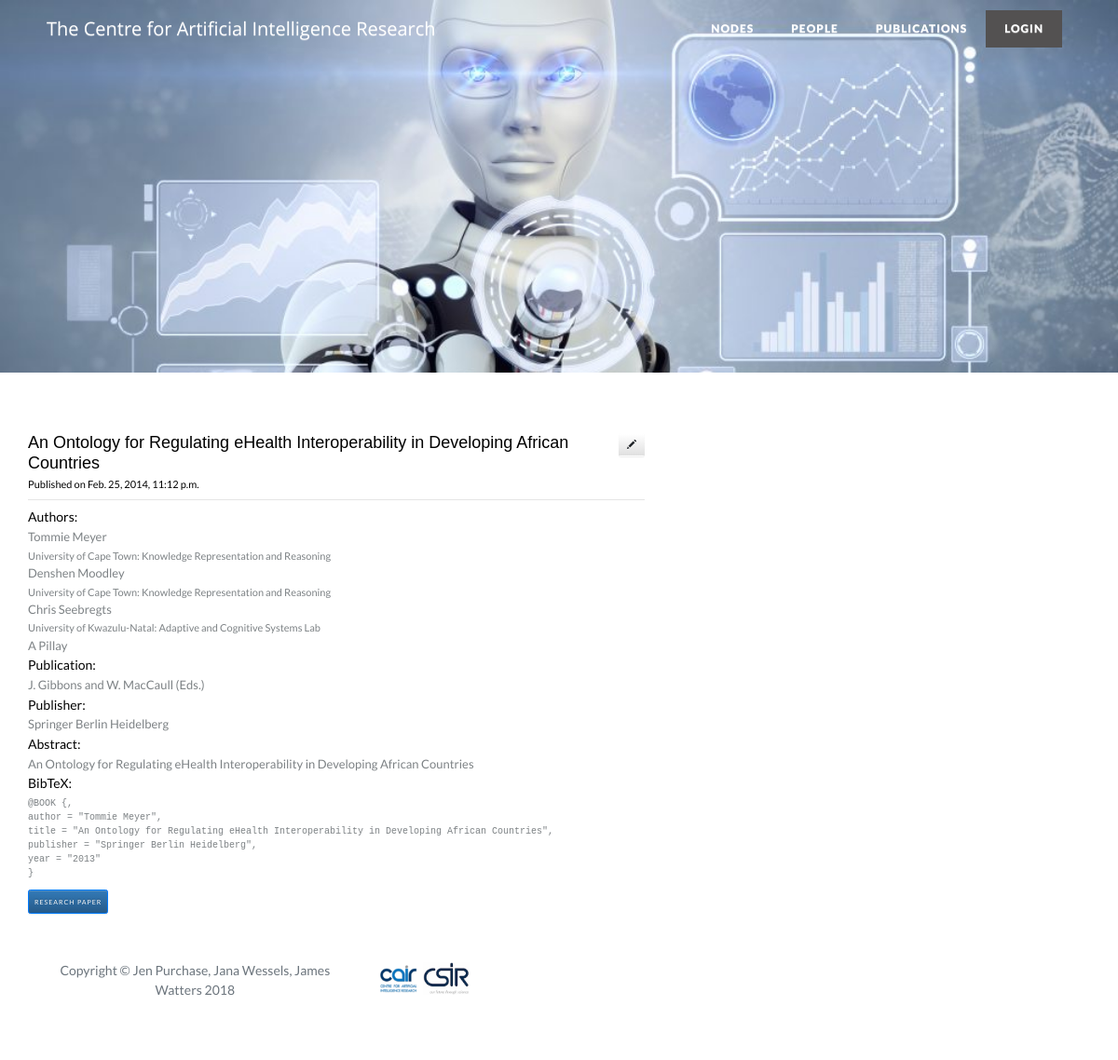
/paper/1/, run on the app's committed database.
### papers/models.py (models this page shows, shortened)
class Paper(models.Model):
    Title = models.CharField(max_length=100)
    Author = models.ManyToManyField(get_user_model())
    PublicationType = models.TextField(default=' ', max_length=50, verbose_name="Publication")
    Publisher = models.TextField(default=' ', max_length=50)
    NumOfPages = models.TextField(default=' ', max_length=50, verbose_name="Pages")
    Date = models.DateTimeField('date published')
    Abstract = models.TextField(default=' ', max_length=2000)
    BibTex = models.TextField(default=' ', max_length=500)
    PaperPDF = models.FileField(default=' ', upload_to='media/', verbose_name="Research Paper")
    PeerPDF = models.FileField(default=' ', upload_to='media/', verbose_name="Peer Review")

### users/models.py (models this page shows)
class CustomUser(AbstractUser):
    MEMBER = '0'
    AUTHOR = '1'
    NODEADMIN = '2'
    GLOBALADMIN = '3'
    ROLES =(
        (MEMBER, 'Member'),
        (AUTHOR, 'Author'),
        (NODEADMIN, 'Node Admin'),
        (GLOBALADMIN, 'Global Admin')
    )
    IDNumber = models.IntegerField(default=0)
    Node = models.ForeignKey('nodes.Node', null=True, on_delete=models.CASCADE)
    Role = models.CharField(default=0, choices=ROLES, max_length=20)
    def __str__(self):
        return self.first_name+ " "+self.last_name

### nodes/models.py (models this page shows)
class Node(models.Model):
    NodeID = models.CharField(default=None,max_length=10, null=True, blank=True,)
    Name = models.CharField(default=' ', max_length=200)
    Location = models.CharField(default=' ', max_length=200)
    Description = models.TextField(default=' ', max_length=10000)
    def __str__(self):
        return self.Location +": "+self.Name

### papers/views.py (the view)
# urls.py: url(r'^paper/(?P<pk>[0-9]+)/$', views.paper_detail, name='paper_detail'),
def paper_detail(request, pk):
    paper = get_object_or_404(Paper, pk=pk)
    return render(request, 'paper_confirmation.html', {'paper': paper})

### templates/paper_confirmation.html (shortened to what this page needs)
<!DOCTYPE html>
<html>
<head>
    {% load staticfiles %}
    {% load static %}
    <link rel="stylesheet" href="{% static 'assets\css\bootstrap.min.css' %}">
    <link rel="stylesheet" href="https://cdnjs.cloudflare.com/ajax/libs/font-awesome/4.7.0/css/font-awesome.min.css">
    <link rel="stylesheet" href="https://cdnjs.cloudflare.com/ajax/libs/lightbox2/2.8.2/css/lightbox.min.css">
    <link rel="stylesheet" href="{% static 'assets\css\styles.min.css' %}">
    <link rel="stylesheet" href="//maxcdn.bootstrapcdn.com/bootstrap/3.2.0/css/bootstrap.min.css">
    <link rel="stylesheet" href="//maxcdn.bootstrapcdn.com/bootstrap/3.2.0/css/bootstrap-theme.min.css">
    <link rel="stylesheet" href="https://maxcdn.bootstrapcdn.com/bootstrap/4.0.0-beta/css/bootstrap.min.css">
</head>
<body>
    <nav class="navbar navbar-light navbar-expand-lg fixed-top" id="mainNav">
        <div class="container"><a class="navbar-brand" href="{% url 'home' %}" style="font-size:20px;'Merriweather Sans', sans-serif; font-weight: normal;">The Centre for Artificial Intelligence Research&nbsp;<br></a>
            <div class="collapse navbar-collapse" id="navbarResponsive">
                <ul class="nav navbar-nav ml-auto" style="font-family:Lato, sans-serif;">
                    <li class="nav-item" role="presentation"><a class="nav-link" href="{% url 'node' %}">Nodes</a></li>
                    <li class="nav-item" role="presentation"><a class="nav-link" href="{% url 'people' %}">People</a></li>
                    <li class="nav-item" role="presentation"><a class="nav-link" href="{% url 'publications' %}">Publications</a></li>
                    {% if user.is_authenticated %}
                        {% ifequal user.Role "1" %}
                        <li class="nav-item" role="presentation"><a class="nav-link" href="{% url 'paperupload' %}">Upload Paper</a></li>
                        {% endifequal %}
                        {% ifequal user.Role "2" %}
                        <li class="nav-item" role="presentation"><a class="nav-link" href="{% url 'paperupload' %}">Upload Paper</a></li>
                        <li class="nav-item" role="presentation"><a class="nav-link" href="{% url 'report' %}">Generate Report</a></li>
                        <li class="nav-item" role="presentation"><a class="nav-link" href="{% url 'admin:index' %}">Admin Site</a></li>
                        {% endifequal %}
                        {% ifequal user.Role "3" %}
                        <li class="nav-item" role="presentation"><a class="nav-link" href="{% url 'paperupload' %}">Upload Paper</a></li>
                        <li class="nav-item" role="presentation"><a class="nav-link" href="{% url 'report' %}">Generate Report</a></li>
                        <li class="nav-item" role="presentation"><a class="nav-link" href="{% url 'admin:index' %}">Admin Site</a></li>
                        {% endifequal %}
                        <li class="nav-item" role="presentation"><a class="nav-link" href="{% url 'user_detail' %}">Profile</a></li>
                        <li class="nav-item" role="presentation"><a class="nav-link" href="{% url 'logout' %}" style="background-color:#535151;">Logout</a></li>
                    {% else %}
                          <li class="nav-item" role="presentation"><a class="nav-link" href="{% url 'login' %}" style="background-color:#535151;">Login</a></li>
                    {% endif %}
                </ul>
            </div>
        </div>
    </nav>
    <header class="masthead" style="background-image:url({% static 'assets/img/robotics-and-AI.jpg' %});background-position:top;"
        <div class="overlay"></div>
        <div class="container">
            <div class="row">
                <div class="col-md-10 col-lg-8 mx-auto">
                    <div class="site-heading">
                    </div>
                </div>
            </div>
        </div>
    </header>
    <div class="container">
        <div class="row">
            <div class="post">
                    <a href="{% url 'paper_detail' pk=paper.pk %}">
                        <div class="post-preview">
                            <a href="#">
                                <br>
                                <a class="btn btn-default" style="float: right;" href="{% url 'paper_edit' pk=paper.pk %}"><span class="glyphicon glyphicon-pencil"></span></a>
                                <h2 class="post-title" style="font-family:'Merriweather Sans', sans-serif;font-size:18px;color:rgb(0,0,0);">{{ paper.Title }}</h2>
                                <h3 class="post-subtitle" style="font-family:Lato, sans-serif;font-size:11px;color:rgb(0,0,0);">Published on {{ paper.Date }}</h3>
                            </a>
                        </div>
                            <hr>
                            <h3 class="post-subtitle" style="font-family:Lato, sans-serif;font-size:14px;color:rgb(0,0,0);font-weight:normal;">Author{{ paper.Author.all|pluralize }}:</h3>
                                {% for author in paper.Author.all %}
                                    <h3 class="post-subtitle" style="font-family:Lato, sans-serif;font-size:13px;color:#7d8285;font-weight:normal;">{{author}}</h3>
                                    {% if author.Role != "0"%}
                                    <h3 class="post-subtitle" style="font-family:Lato, sans-serif;font-size:11px;color:#7d8285;font-weight:left;float:center">{{author.Node}}</h3>
                                    {% endif %}
                                {% endfor %}
                            <h3 class="post-subtitle" style="font-family:Lato, sans-serif;font-size:14px;color:rgb(0,0,0);font-weight:normal;">Publication:</h3>
                            <h3 class="post-subtitle" style="font-family:Lato, sans-serif;font-size:13px;font-weight:normal;color:#7d8285;">{{ paper.PublicationType}}<br></h3>
                            <h3 class="post-subtitle" style="font-family:Lato, sans-serif;font-size:14px;color:rgb(0,0,0);font-weight:normal;">Publisher:</h3>
                            <h3 class="post-subtitle" style="font-family:Lato, sans-serif;font-size:13px;font-weight:normal;color:#7d8285;">{{ paper.Publisher}}<br></h3>
                            <h3 class="post-subtitle" style="font-family:Lato, sans-serif;font-size:14px;color:rgb(0,0,0);font-weight:normal;">Abstract:</h3>
                            <h3 class="post-subtitle" style="font-family:Lato, sans-serif;font-size:13px;font-weight:normal;color:#7d8285;">{{ paper.Abstract}}<br></h3>
                            <h3 class="post-subtitle" style="font-family:Lato, sans-serif;font-size:14px;color:rgb(0,0,0);font-weight:normal;">BibTeX:</h3>
                            <h3 class="post-subtitle" style="font-family:'Roboto Mono', monospace;font-size:10px;font-weight:normal;color:#7d8285;">{{ paper.BibTex|linebreaks}}</h3>
                            <form action={{paper.PaperPDF.url}} >
                                <button class="btn btn-primary" type="submit"  style = "font-family:Lato, sans-serif;background-color:darkslateblue;font-size:7px;height:26px;padding:6px;font-weight:normal;">Research Paper</button>
                            </form>
                    </a>
                </div>
    <footer>
        <div class="container">
            <div class="row">
                <div class="col-md-10 col-lg-8 mx-auto">
                    <p class="text-center text-muted copyright" style="font-family: Lato;font-size:14px;">Copyright&nbsp;©&nbsp;Jen Purchase, Jana Wessels, James Watters 2018</p>
                </div>
                <div
                        class="col"><img src="{% static 'assets/img/cair-logo_3.png' %}" width="50" style="background-image:url(&quot;/assets/img/csir.jpg?h=6fd4231655dcb2277522636f12c9ce9d&quot;);"><img src="{% static 'assets/img/csir.jpg' %}" width="50" style="background-image:url(&quot;/assets/img/csir.jpg?h=6fd4231655dcb2277522636f12c9ce9d&quot;);">
                </div>
            </div>
        </div>
     </footer>
</body>
</html>

### data on the page
Paper: Title "An Ontology for Regulating eHealth Interoperability in Developing African Countries", Date "Feb. 25, 2014, 11:12 p.m.", PublicationType "J. Gibbons and W. MacCaull (Eds.)", Publisher "Springer Berlin Heidelberg", Abstract "An Ontology for Regulating eHealth Interoperability in Developing African Countries", BibTex "@BOOK {, author = \"Tommie Meyer\", title = \"An Ontology for Regulating eHealth Interoperability in Developing African Countries\", publisher = \"Springer Berlin Heidelberg\", year = \"2013\" }"
CustomUser: first_name+last_name "Tommie Meyer", Node "University of Cape Town: Knowledge Representation and Reasoning"
CustomUser: first_name+last_name "Denshen Moodley", Node "University of Cape Town: Knowledge Representation and Reasoning"
CustomUser: first_name+last_name "Chris Seebregts", Node "University of Kwazulu-Natal: Adaptive and Cognitive Systems Lab"
CustomUser: first_name+last_name "A Pillay"
